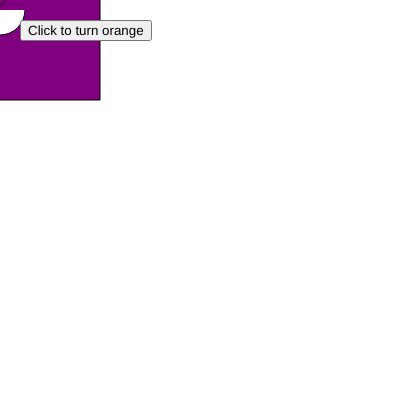
Frame 1 (no input)
Frame 60 (no input): identical to frame 1, image omitted
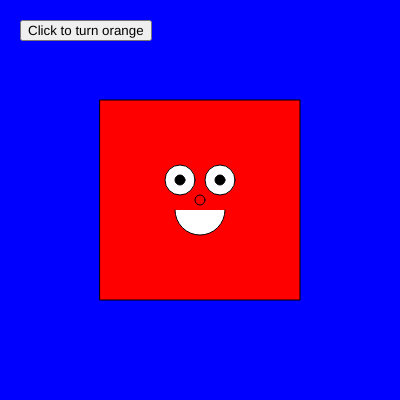
Frame 120 (the mouse pressed at the canvas centre since frame 60)

The p5.js sketch that drew these frames (run headless with seeded random() and noise() and a simulated clock; from frame 60 on, the mouse is pressed at the canvas centre):

// p5.js sketch
// ── sketch.js
var pointX = 0;
var pointY = 0;
var faceColor = "purple";

var faceButton;

function setup() {
  // put setup code here
createCanvas(400,400);
  pointX = width/2;
  pointY = height/2;
console.log("pointX " + pointX + " pointY " + pointY);

faceButton = createButton("Click to turn orange");
faceButton.position(20,20);
faceButton.mousePressed(function(){
  faceColor = "orange";

  });
}

function draw() {
  // put drawing code here

  if(mouseX < width/2){
    console.log("left hand side");
      background(255);
  }

  if(mouseX > width/2){
    console.log("right hand side");
      background("green");
  }

  if(mouseX == width/2){
    background("blue");
    console.log("center");
  }

  pointX = mouseX;
  pointY = mouseY;

  fill(faceColor);
    rect(pointX-100,pointY-100,200,200); //heAD

    ellipse(pointX,pointY,10,10);//nose

  fill('white');
    ellipse(pointX+20,pointY-20,30,30);//right eye
    ellipse(pointX-20,pointY-20,30,30);//left eye

  fill('black'); //fill for pupil
    ellipse(pointX-20,pointY-20,10,10);//left pupil
    ellipse(pointX+20,pointY-20,10,10);//right pupil

  fill('white');
    arc(pointX,pointY+10,50,50,0,PI);//smiley

}

function mousePressed(){
  faceColor = "red";
}
function mouseReleased(){
  faceColor = 'purple';
}
function keyPressed(){
  console.log("key" + key);
  console.log("keyCode" + key);

  if(key == "b"){
      faceColor = 'blue';
  }
  if(keyCode == "82"){
    faceColor = "red";
  }




}
